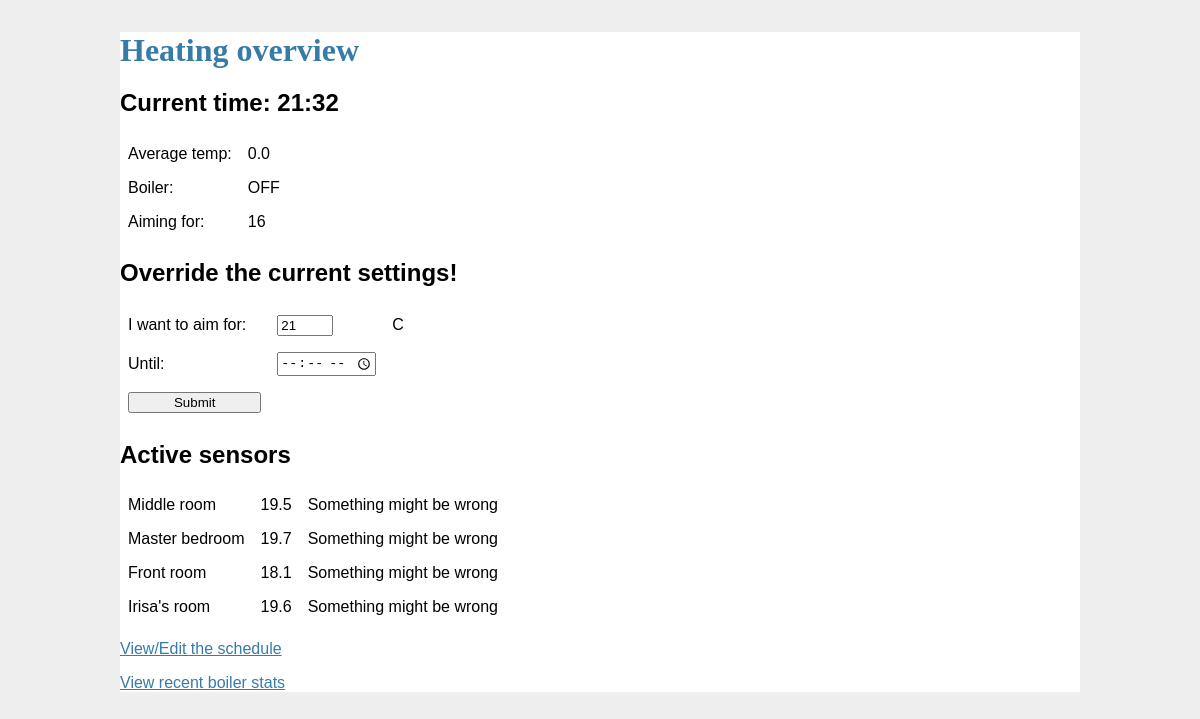
The page / on the database its author committed.
### tables this page shows
CREATE TABLE "schedule" ("id" integer NOT NULL PRIMARY KEY AUTOINCREMENT, "start_time" time NOT NULL UNIQUE, "min_temp" integer NOT NULL);

CREATE TABLE "location" ("id" integer NOT NULL PRIMARY KEY AUTOINCREMENT, "sensor" varchar(15) NOT NULL UNIQUE, "location_name" varchar(200) NOT NULL, "latest_temp" decimal NOT NULL, "latest_time" datetime NOT NULL);

### app.py (the view, shortened to what this page needs)
@app.route('/', methods=['POST', 'GET'])
def home():
    err_msg = ""
    dbd = query_db("SELECT datetime('now')")
    server_now = datetime.datetime.strptime(dbd[0][0], '%Y-%m-%d %H:%M:%S')
    boiler_current = query_db('SELECT * FROM control_log '
        'ORDER BY ROWID DESC', one=True)
    setpoint_current = query_db("SELECT * FROM schedule WHERE start_time "
        "< time('now')", one=True)
    rooms = query_db('SELECT * FROM location')
    temp = 0
    new_rooms = ()
    for room in rooms:
        roomtime = datetime.datetime.strptime(room[4], '%Y-%m-%d %H:%M:%S')
        roomtime = roomtime.replace(tzinfo=datetime.timezone.utc)
        tDiff = datetime.datetime.now(timezone.utc) - roomtime
        if tDiff.seconds < 120:
            new_rooms = new_rooms + (room + ("live",),)
            temp = temp + room[3]
        else:
            new_rooms = new_rooms + (room + ("error",),)
    temp = round(temp / len(rooms), 1)
    rooms = new_rooms
    oride = query_db("SELECT * FROM override ORDER BY expires DESC", one=True)
    server_now = str(server_now.hour) + ":" + str(server_now.minute).zfill(2)
    data = {'err_msg': err_msg,
            'temp': temp,
            'rooms': rooms,
            'boiler_current': boiler_current,
            'setpoint_current': setpoint_current,
            'server_now': server_now,
            'oride': oride}
    return render_template('home.html', data=data)

### app.py (called while the page is built)
def get_db():
    db = getattr(g, '_database', None)
    if db is None:
        db = g._database = sqlite3.connect(DATABASE)
    return db

@app.teardown_appcontext
def close_connection(exception):
    db = getattr(g, '_database', None)
    if db is not None:
        db.close()

def query_db(query, args=(), one=False):
    cur = get_db().execute(query, args)
    rv = cur.fetchall()
    cur.close()
    return (rv[0] if rv else None) if one else rv

### templates/home.html (shortened to what this page needs)
{% extends 'base.html' %}
{% block content %}
<h1>Heating overview</h1>
<h2>Current time: {{ data.server_now }}</h2>
{% if data.boiler_current[1] %}
    <table>
        <tr>
            <td>Average temp:</td>
            <td>{{ data.temp }}</td>
        </tr>
        <tr>
            <td>Boiler:</td>
            <td>
            {% if data.boiler_current[2] %}
                ON
            {% else %}
                OFF
            {% endif %}
            </td>
        </tr>
        <tr>
            <td>Aiming for:</td>
            <td>{{ data.setpoint_current[2] }}</td>
        </tr>
    </table>
	<h2>Override the current settings!</h2>
    {% if data.oride %}
        <p>Manual override in place: {{ data.oride[2] }}C until {{ data.oride[1][11:16] }}</p>
        <form action = "{{ url_for('home') }}" method="post">
            <input type="submit" name="override_cancel" value="Cancel">
        </form>
    {% else %}
        <form action = "{{ url_for('home') }}" method="post">
            <table>
                <tr>
                    <td>I want to aim for:</td>
                    <td>
                        <input type="number" name="override_temp" min="7" max="30" value="21">
                    </td>
                    <td>C</td>
                </tr>
                <tr>
                    <td>Until:</td>
                    <td>
                        <input type="time" name="override_expiry" min="00:00" max="23:59" required>
                    </td>
                </tr>
                <tr>
                    <td><input type="submit" value="Submit"></td>
                </tr>
            </table>
        </form>
    {% endif %}
    <h2>Active sensors</h2>
	<table>
	{% for room in data.rooms %}
		<tr>
			<td>{{ room[2] }}</td>
			<td>{{ room[3]|round(1) }}</td>
            {% if room[5] == 'error' %}
				<td>Something might be wrong</td>
			{% endif %}
		</tr>
	{% endfor %}
	</table>
<p>
<a href="/schedule/">View/Edit the schedule</a>
</p>
<p>
<a href="statistics/">View recent boiler stats</a>
</p>
</body>
{% else %}
	<p>No current boiler data - something went wrong</p>
{% endif %}
{% endblock %}

### templates/base.html (shortened to what this page needs)
<!DOCTYPE html>
<html>
<head>
	<link rel="stylesheet" href="{{ url_for('static', filename='css/main.css') }}">
</head>
<body>
<div id="container">
  {% block content %}
  {% endblock %}
</body>
</html>

### static/css/main.css (style rules this page uses)
html { font-family: sans-serif; background: #eee; padding: 1rem; }
body { max-width: 960px; margin: 0 auto; background: white; }
h1 { font-family: serif; color: #377ba8; margin: 1rem 0; }
a { color: #377ba8; }
input[type=submit] { align-self: start; min-width: 10em; }
table { font-family: arial, sans-serif; border-collapse: collapse;  }
td, th { border: 0px solid #dddddd; text-align: left; padding: 8px; }

### rows shown on the page
schedule: min_temp "16"
location: location_name "Middle room", latest_temp "19.5"
location: location_name "Master bedroom", latest_temp "19.7"
location: location_name "Front room", latest_temp "18.1"
location: location_name "Irisa's room", latest_temp "19.6"

### other values the page prints
{{ data.server_now }} "21:32"
{{ data.temp }} "0.0"
